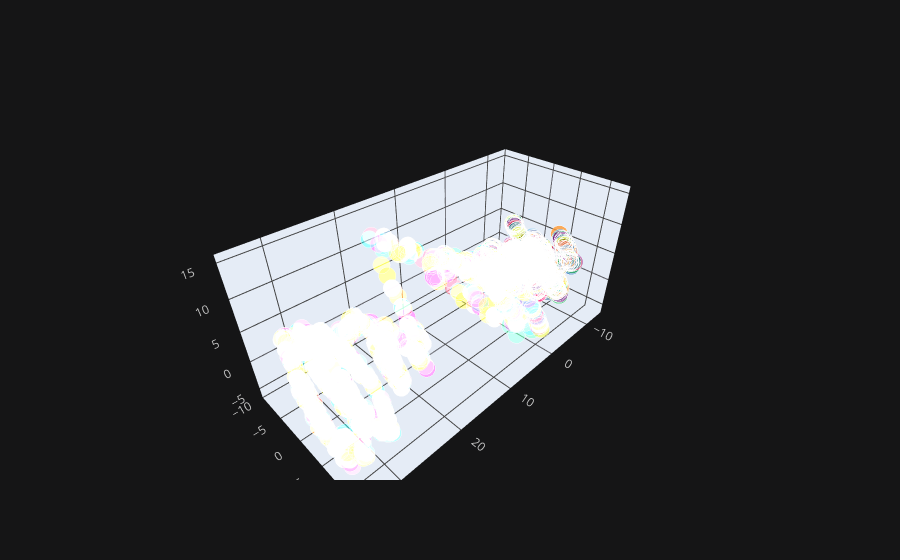

Notebook code cell kept with this figure:
### Code cell
Xp.iplot(kind='scatter3d', mode='markers', x=0, y=1, z=2)

### Figure 1 — Plotly figure (JSON) as saved in the notebook; plotly's stock layout.template omitted (floating-point values rounded to 4 significant figures; data arrays with more than 128 entries replaced by an {"elided": "..."} marker saying what was removed)
{"data": [{"marker": {"color": {"elided": "3276 str values"}, "opacity": 0.8, "size": {"elided": "3276 int values"}, "symbol": "circle"}, "mode": "markers", "text": {"elided": "3276 str values"}, "type": "scatter3d", "x": {"elided": "3276 float values"}, "y": {"elided": "3276 float values"}, "z": {"elided": "3276 float values"}}], "layout": {"legend": {"bgcolor": "#151516", "font": {"color": "#D9D9D9"}}, "paper_bgcolor": "#151516", "plot_bgcolor": "#151516", "scene": {"xaxis": {"gridcolor": "#434343", "showgrid": true, "tickfont": {"color": "#C2C2C2"}, "title": {"font": {"color": "#D9D9D9"}, "text": ""}, "zerolinecolor": "#666570"}, "yaxis": {"gridcolor": "#434343", "showgrid": true, "tickfont": {"color": "#C2C2C2"}, "title": {"font": {"color": "#D9D9D9"}, "text": ""}, "zerolinecolor": "#666570"}, "zaxis": {"gridcolor": "#434343", "showgrid": true, "tickfont": {"color": "#C2C2C2"}, "title": {"font": {"color": "#D9D9D9"}, "text": ""}, "zerolinecolor": "#666570"}}, "title": {"font": {"color": "#D9D9D9"}}}}
